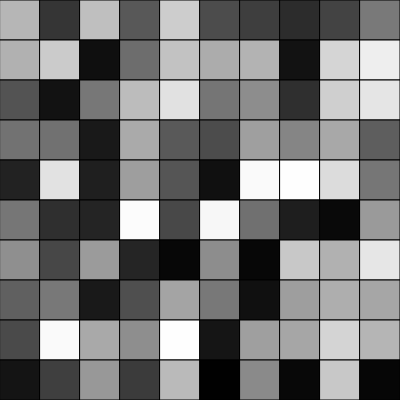
Frame 1 (no input)
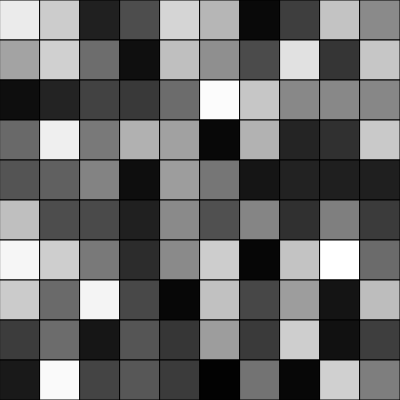
Frame 60 (no input)
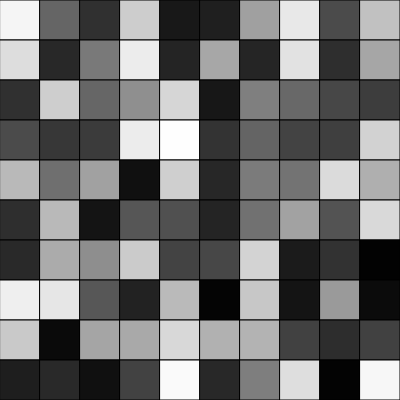
Frame 120 (the mouse pressed at the canvas centre since frame 60)

The p5.js sketch that drew these frames (run headless with seeded random() and noise() and a simulated clock; from frame 60 on, the mouse is pressed at the canvas centre):

// p5.js sketch
// ── sketch.js
let size,x ,y,col,ang

function setup() {
  createCanvas(400, 400);
  
  size = 40
  angleMode(DEGREES)
}

function draw() {
  background(0);
  
 
  y= 0
  ang=0
  while (y<height) {
    x= 0
    while (x<width) {
      col = random(255)
      fill(col)
      //rotate(ang)
      //scale(random(0.5,1.5))
      square(x,y,size)
      x= x+size
      ang=ang+1
    }
    y=y+size
  }
  
  
}
